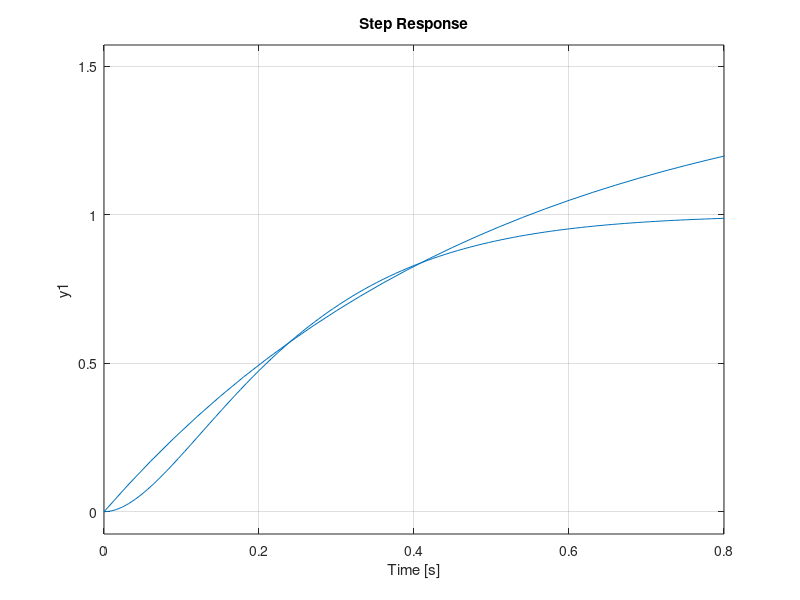

This figure's MATLAB source:
%% first order_system 
K=1.5; 
T=0.5;  
num_1=[0 K] ; 
den_1=[T 1] ; 
system_fn1=tf(num_1,den_1)  
step(system_fn1) 
hold on   

%% Second order system 
Wn=8 ;  
Zeta=1  ; 
num_2=[0 Wn^2] ; 
den_2=[1 ,2*Zeta*Wn, Wn^2] ; 
system_fn2=tf(num_2,den_2) 
step(system_fn2) 
hold on 
%% 



